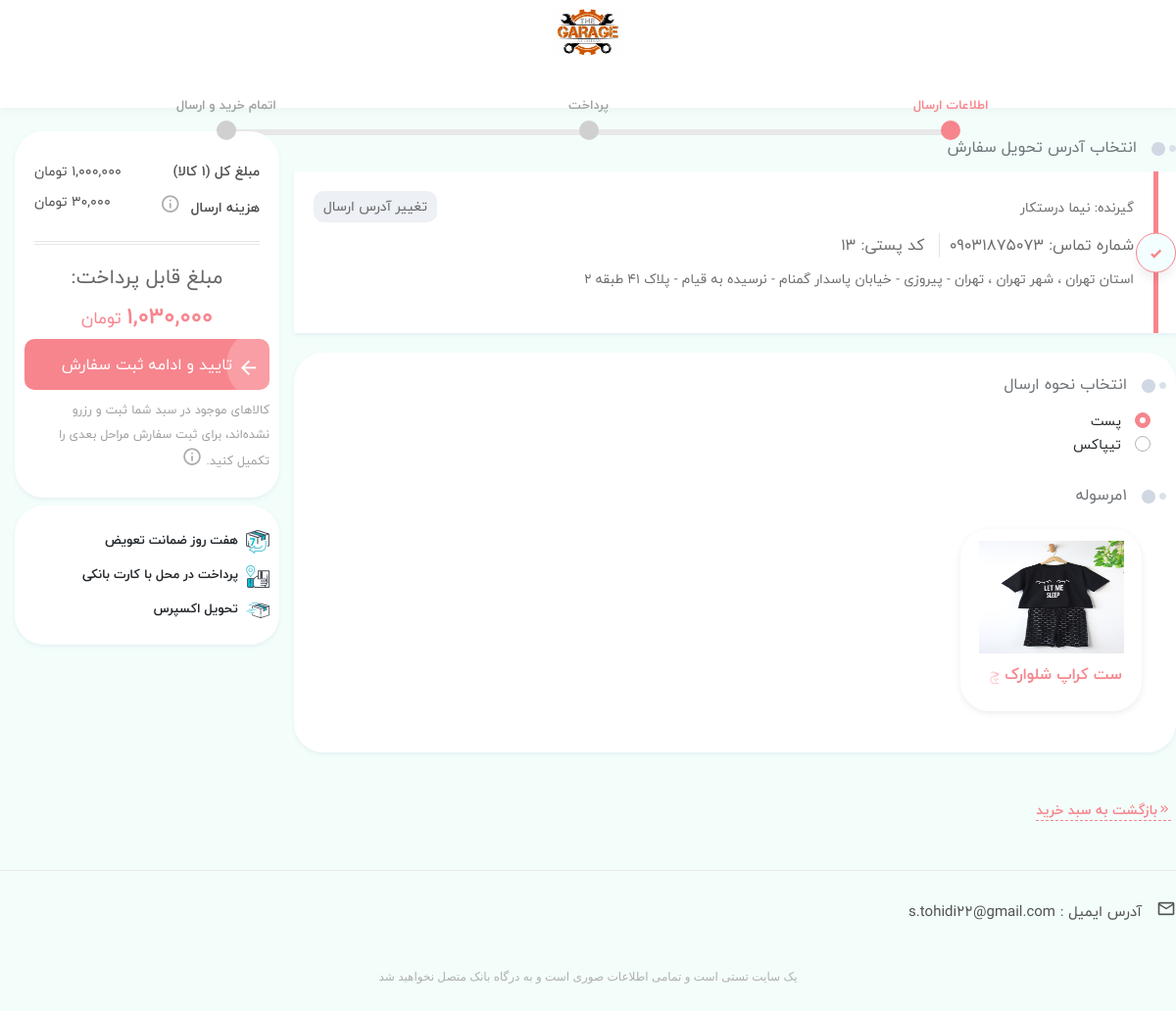
Page /shipping (signed in) on the earlier database version.
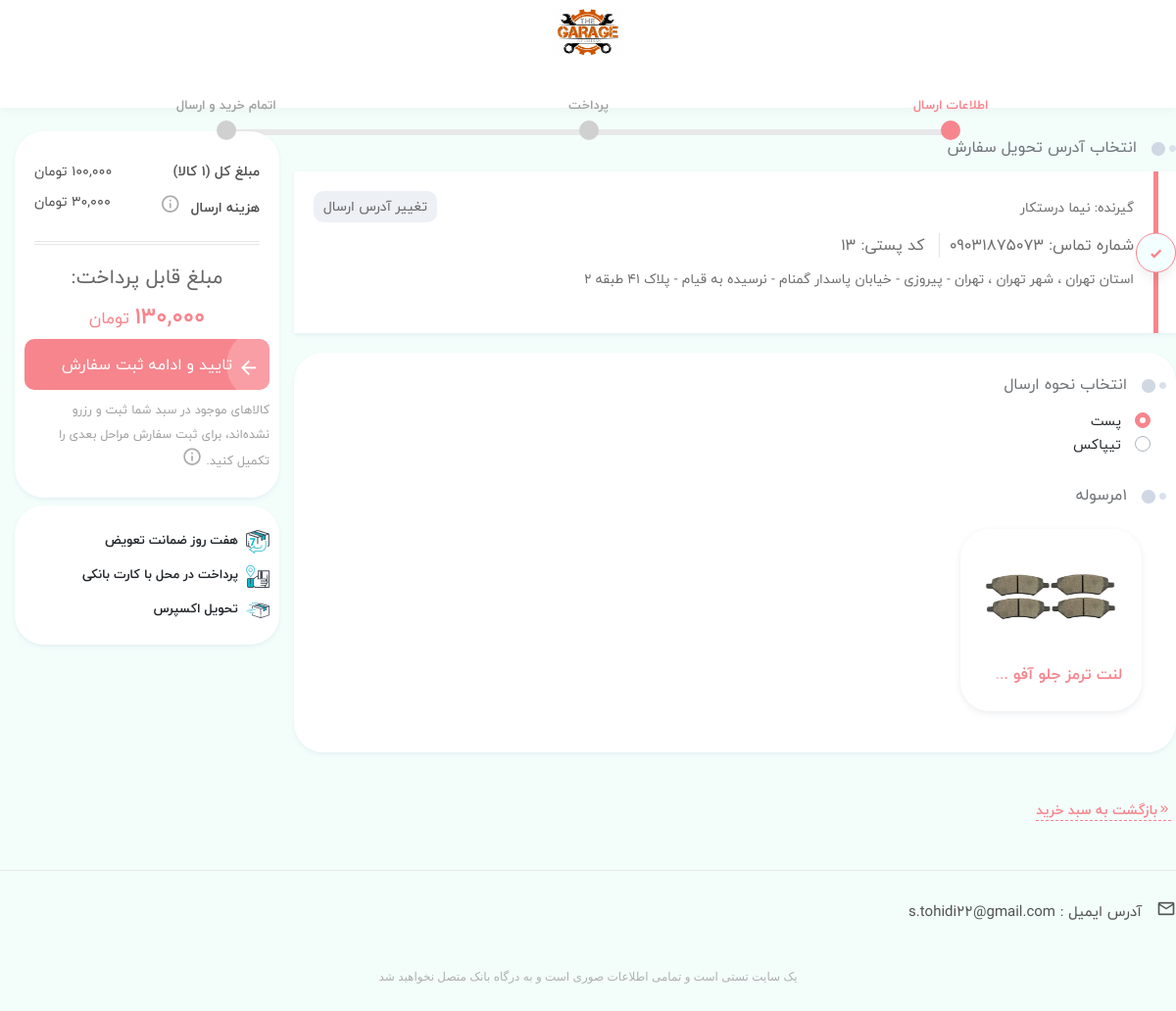
Same page on the later database version.
### eshop_order/models.py (models this page shows, shortened)
class ShopCart(models.Model):
    user = models.ForeignKey(User, on_delete=models.CASCADE, null=True, verbose_name='کاربر')
    product = models.ForeignKey(Product, on_delete=models.CASCADE, null=True, verbose_name='محصول')
    variant = models.ForeignKey(Variants, on_delete=models.CASCADE, blank=True, null=True,
                                verbose_name='مدل محصول')  # relation with varinat
    quantity = models.IntegerField(verbose_name='تعداد')
    @property
    def price(self):
        if self.variant:
            return f"{self.variant.price:,} تومان "
        else:
            return f"{self.product.price:,} تومان "
    price.fget.short_description = u'قیمت'
    class Meta:
        verbose_name = 'سبد خرید'
        verbose_name_plural = 'سبدهای خرید'

### eshop_product/models.py (models this page shows, shortened)
class Product(models.Model):
    STATUS = (
        ('True', "فعال"),
        ("False", "غیرفعال")
    )
    VARIANTS = (
        ('None', 'هیچ'),
        ('Size', 'سایز'),
        ('Color', 'رنگ'),
        ('Size-Color', 'سایزـ‌رنگ'),
    )
    category = models.ForeignKey(Category, on_delete=models.SET_NULL, null=True, verbose_name='دسته')
    brand = models.ForeignKey(Brand, on_delete=models.SET_NULL, blank=True, null=True, verbose_name='برند')
    title = models.CharField(max_length=200, verbose_name='عنوان فارسی')
    title_eng = models.CharField(max_length=150, blank=True, null=True, verbose_name='عنوان انگلیسی')
    keyword = models.CharField(max_length=250, verbose_name='کلمه کلیدی')
    variant = models.CharField(max_length=10, choices=VARIANTS, default='None', verbose_name='تنوع')
    description = models.CharField(max_length=300, verbose_name='توضیحات')
    image = models.ImageField(upload_to=upload_image_path, verbose_name='تصویر')
    price = models.IntegerField(verbose_name='قیمت')
    amount = models.IntegerField(verbose_name='تعداد')
    all_sale = models.IntegerField(default=0, verbose_name='تعداد فروش')
    view_count = models.BigIntegerField(default=0, verbose_name='تعداد بازدیدها')
    details = RichTextUploadingField(verbose_name='جزئيات محصول')
    analyze = RichTextUploadingField(blank=True, null=True, verbose_name='نقد و بررسی')
    status = models.CharField(max_length=50, choices=STATUS, verbose_name='وضعیت')
    slug = models.SlugField(verbose_name='عبارت لینک', null=False, unique=True, allow_unicode=True, max_length=200)
    creat_at = models.DateTimeField(auto_now_add=True, verbose_name='ایجاده شده در تاریخ')
    update_at = models.DateTimeField(auto_now=True, verbose_name='آپدیت شده در تاریخ')
    objects = ProductsManager()
    favourite = models.ManyToManyField(User, blank=True, verbose_name='علاقه‌مندی')
    class Meta:
        verbose_name = 'محصول'
        verbose_name_plural = 'محصولات'
    def price_th(self):
        return f"{self.price:,}"
    price_th.short_description = 'قیمت'
    def image_tag(self):
        return mark_safe('<img src="{}" height="50"/>'.format(self.image.url))
    image_tag.short_description = 'تصویر'
    def get_absolute_url(self):
        return reverse('product_detail', kwargs={'slug': self.slug, 'product_id': self.id})
    def fav_count(self):
        fav = User.objects.filter(product__exact=self.id)
        return fav.count()
    fav_count.short_description = 'تعداد علاقه‌مندان'

### eshop_order/views.py (the view)
# urls.py: path('shipping', shipping_page, name='shipping_page'),
@login_required(login_url='/login')  # Check login
def shipping_page(request):
    site_info = SiteSetting.objects.filter(status=True).first()
    current_user = request.user
    addresses = UserAddress.objects.filter(user__username=current_user)
    profile = UserProfile.objects.filter(user__username=current_user).first()
    selected_ad = UserAddress.objects.filter(user__username=current_user, selected=True).first()
    if len(addresses) > 0 and selected_ad == None:
        selected_ad = UserAddress.objects.filter(user__username=current_user).first()
        selected_ad.selected = True
        selected_ad.save()
    all_ways = PostWay.objects.all()
    selected_way = PostWay.objects.filter(selected=True).first()
    if selected_way is None:
        sel_way = PostWay.objects.get(way__contains='سریع')
        sel_way.selected = True
        sel_way.save()
    shopcart = ShopCart.objects.filter(user_id=current_user.id)
    totalPrice = 0
    totalPriceWithPost = 0
    totalCount = 0
    for rs in shopcart:
        variants = Variants.objects.filter(product_id=rs.product_id, status='True')
        if rs.product.variant == 'None' or variants.count() == 0:
            totalPrice += rs.product.price * rs.quantity
            totalPriceWithPost = totalPrice + (selected_way.price)
            totalCount += rs.quantity
        else:
            totalPrice += rs.variant.price * rs.quantity
            totalPriceWithPost = totalPrice + (selected_way.price)
            totalCount += rs.quantity
    context = {
        'site_info': site_info,
        'current_user': current_user,
        'profile': profile,
        'addresses': addresses,
        'selected_ad': selected_ad,
        'shopcart': shopcart,
        'totalPrice': totalPrice,
        'totalCount': totalCount,
        'totalPriceWithPost': totalPriceWithPost,
        'all_ways': all_ways,
        'selected_way': selected_way
    }
    return render(request, 'order/shipping.html', context)

### eshop_order/templates/order/shipping.html (shortened to what the changed rows need)
<!DOCTYPE html>
<html lang="fa">
{% load static %}
{% load humanize %}
<head>
    <link rel="stylesheet" href="{% static 'css/vendor/bootstrap.min.css' %}">
    <link rel="stylesheet" href="{% static 'css/vendor/owl.carousel.min.css' %}">
    <link rel="stylesheet" href="{% static 'css/vendor/jquery.horizontalmenu.css' %}">
    <link rel="stylesheet" href="{% static 'css/vendor/nice-select.css' %}">
    <link rel="stylesheet" href="{% static 'css/vendor/nouislider.min.css' %}">
    <link rel="stylesheet" href="{% static 'css/vendor/materialdesignicons.min.css' %}">
    <link rel="stylesheet" href="{% static 'css/main.css' %}">
</head>
<body>
<div class="wrapper shopping-page">
    <main class="main-content dt-sl mt-4 mb-3">
        <div class="container main-container">
            <div class="row">
                <div class="cart-page-content col-xl-9 col-lg-8 col-12 px-0">
                    <div class="section-title text-sm-title title-wide no-after-title-wide mb-0 px-res-1">
                        <h2>انتخاب آدرس تحویل سفارش</h2>
                    </div>
                    <section class="page-content dt-sl">
                        <form method="POST" id="shipping-data-form" class="dt-sn pt-3 pb-3 cc"
                              enctype='multipart/form-data'>
                            <div class="section-title text-sm-title title-wide no-after-title-wide mb-0 px-res-1">
                                <h2>انتخاب نحوه ارسال</h2>
                            </div>
                            <div class="section-title text-sm-title title-wide no-after-title-wide mb-0 px-res-1">
                                <h2> {{ totalCount }}مرسوله</h2>
                            </div>
                            <div class="checkout-pack">
                                <section class="products-compact">
                                    <div class="col-12">
                                        <div class="products-compact-slider carousel-md owl-carousel owl-theme">
                                            {% for rs in shopcart %}
                                                {% if rs.product.variant == 'None' %}
                                                    <div class="item">
                                                        <div class="product-card mb-3">
                                                            <a class="product-thumb"
                                                               href="{{ rs.product.get_absolute_url }}">
                                                                <img src="{{ rs.product.image.url }}"
                                                                     style="width: 210px; height: 115px"
                                                                     alt="Product Thumbnail">
                                                            </a>
                                                            <div class="product-card-body">
                                                                <h6 class="product-title">
                                                                    <a href="{{ rs.product.get_absolute_url }}">{{ rs.product.title|truncatechars:20 }}</a>
                                                                </h6>
                                                            </div>
                                                        </div>
                                                    </div>
                                                {% endif %}
                                            {% endfor %}
                                        </div>
                                    </div>
                                </section>
                            </div>
                        </form>
                    </section>
                </div>
                <div class="col-xl-3 col-lg-4 col-12 w-res-sidebar sticky-sidebar">
                    <div class="dt-sn mb-2">
                        <div class="checkout-summary-content">
                            <div class="checkout-summary-price-value">
                                <span class="checkout-summary-price-value-amount">{{ totalPriceWithPost|intcomma:False }}</span>
                                تومان
                            </div>
                        </div>
                    </div>
                </div>
            </div>
        </div>
    </main>
</div>
</body>
</html>

Differences in the rows shown:
changed through a linked row, ShopCart: product.image: a different picture; product "ست کراپ شلوارک چ…" → "لنت ترمز جلو آفو ..."
Other differences:
{{ totalPriceWithPost|intcomma:False }}: "1,030,000" → "130,000"
